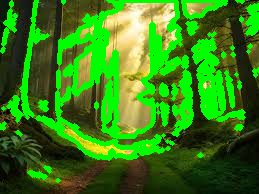
#> input picture program11/image.png, 259 x 194 px, given in place of neutrality.jpg, which was not available
$ python program8.py
#> lines starting #> are read from the running program, lines starting #| are printed output that depends on the picture; pictures that were not available may be replaced by others from this repository, and a replacement may not be noted
#Rotation and scaling of image
import cv2
import numpy as np
def translate_image(image, dx, dy):
 rows, cols = image.shape[:2]
 translation_matrix = np.float32([[1, 0, dx], [0, 1, dy]])
 translated_image = cv2.warpAffine(image, translation_matrix, (cols, rows))
 return translated_image
# Read the image
image = cv2.imread('neutrality.jpg')
#> image is the input picture: shape (194, 259, 3); mean B, G, R 21.3, 125.7, 54.6
# Get image dimensions
height, width = image.shape[:2]
#> height = 194; width = 259
# Calculate the center coordinates of the image
center = (width // 2, height // 2)
#> center = (129, 97)
rotation_value = int(input("Enter the degree of Rotation:"))
#> the answer given: 3
scaling_value = int(input("Enter the zooming factor:"))
#> the answer given: 3
# Create the 2D rotation matrix
rotated = cv2.getRotationMatrix2D(center=center, angle=rotation_value, scale=1)
rotated_image = cv2.warpAffine(src=image, M=rotated, dsize=(width, height))
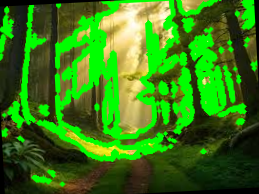
#> rotated_image: shape (194, 259, 3); mean B, G, R 21.1, 123.5, 54
scaled = cv2.getRotationMatrix2D(center=center, angle=0, scale=scaling_value)
#> scaled = [[3, 0, -258], [0, 3, -194]]
scaled_image = cv2.warpAffine(src=rotated_image, M=scaled, dsize=(width, height))
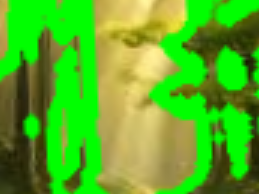
#> scaled_image: shape (194, 259, 3); mean B, G, R 33.7, 177.1, 85.4
h = int(input("How many pixels you want the image to be translated horizontally? "))
#> the answer given: 3
v = int(input("How many pixels you want the image to be translated vertically? "))
#> the answer given: 3
translated_image = translate_image(scaled_image, dx=h, dy=v)
#> in translate_image, `translated_image = cv2.warpAffine(image, translation_matrix, (cols, ro..`:
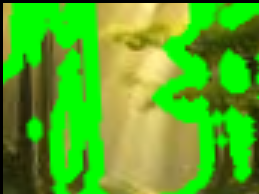
#> translated_image: shape (194, 259, 3); mean B, G, R 33.3, 173.5, 83.9
cv2.imwrite('Final_image.png', translated_image)

$ run again, on program10/brains.jpeg
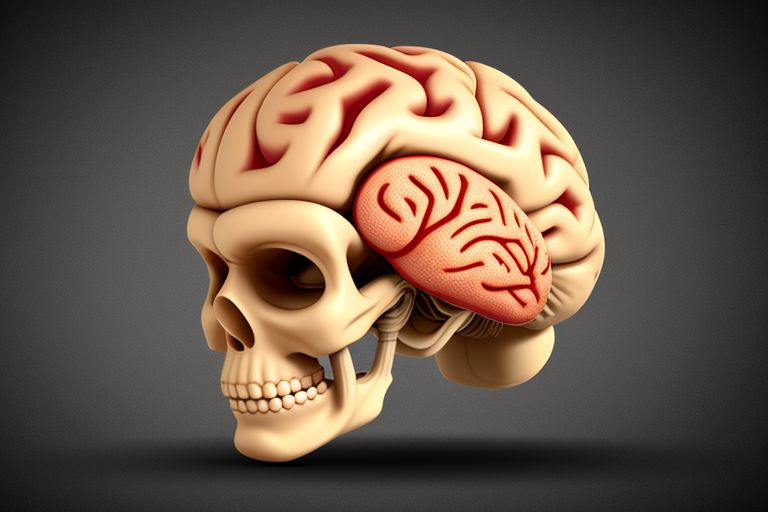
#> input picture program10/brains.jpeg, 768 x 512 px, given in place of neutrality.jpg, which was not available
#> image is the input picture: shape (512, 768, 3); mean B, G, R 73.8, 87.4, 104.4
#> `rotated_image = cv2.warpAffine(src=image, M=rotated, dsize=(width, hei..`:
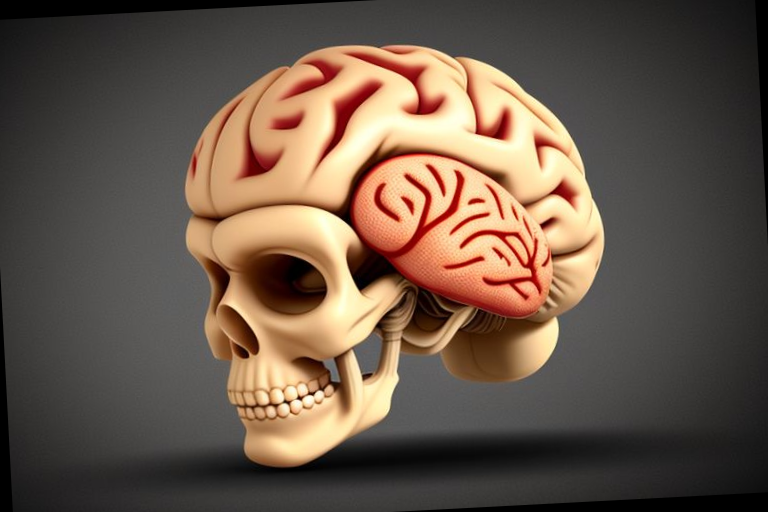
#> rotated_image: shape (512, 768, 3); mean B, G, R 72.9, 86.5, 103.4
#> in translate_image, `translated_image = cv2.warpAffine(image, translation_matrix, (cols, ro..`:
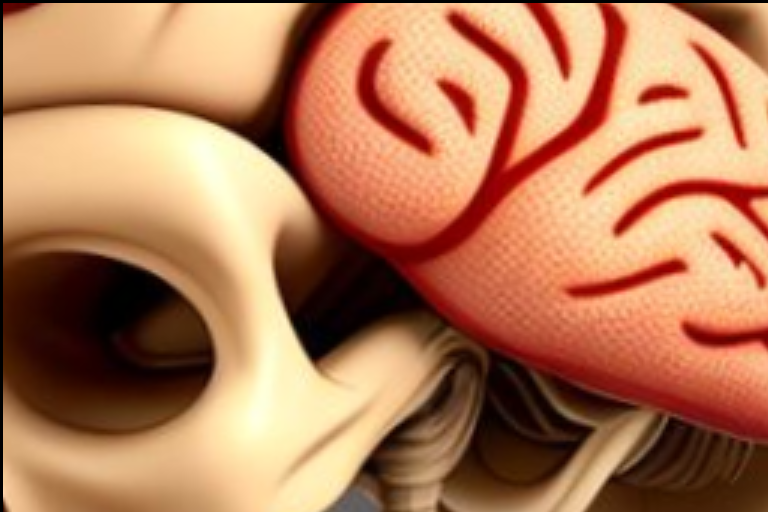
#> translated_image: shape (512, 768, 3); mean B, G, R 87.9, 122.8, 178.5
